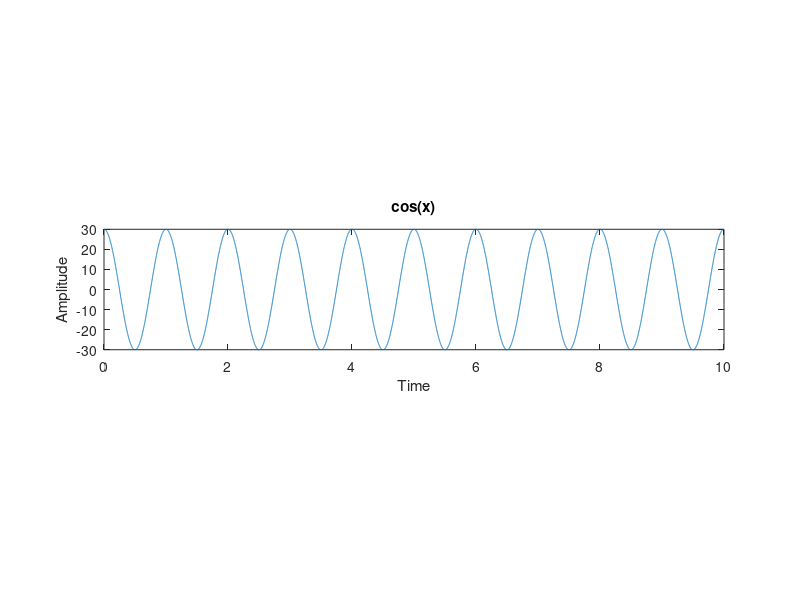

Write the MATLAB code that produced this figure.
t=0:0.001:10;
a1=30;
f1=1;
s2=a1*cos(2.*pi.*f1.*t);
subplot(3,1,2);
plot(t,s2);
xlabel('Time');
ylabel('Amplitude');
title('cos(x)');
 